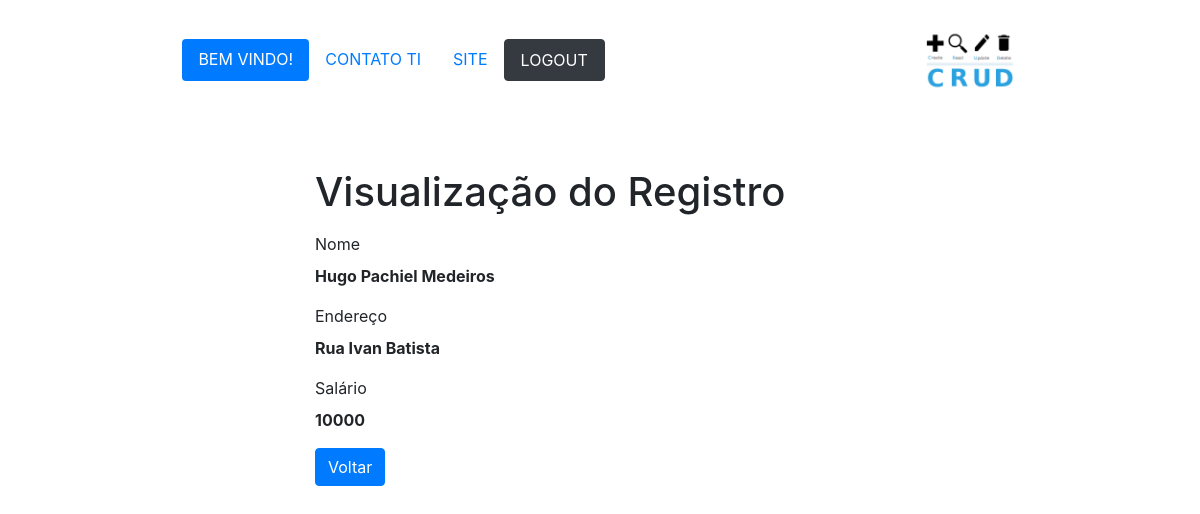
Page /CODIGOFONTE/crud/read.php?id=11 on the committed database.
### tables this page shows
CREATE TABLE IF NOT EXISTS `funcionarios` (
  `id` int NOT NULL AUTO_INCREMENT,
  `nome` varchar(100) NOT NULL,
  `endereco` varchar(200) NOT NULL,
  `salario` int NOT NULL,
  PRIMARY KEY (`id`)
);

### CODIGOFONTE/crud/read.php (the view, shortened to what this page needs)
<?php
if(isset($_GET["id"]) && !empty(trim($_GET["id"]))){
    require_once "config.php";
    $sql = "SELECT * FROM funcionarios WHERE id = ?";
    if($stmt = mysqli_prepare($link, $sql)){
        mysqli_stmt_bind_param($stmt, "i", $param_id);
        if(mysqli_stmt_execute($stmt)){
            $result = mysqli_stmt_get_result($stmt);
            if(mysqli_num_rows($result) == 1){
                $row = mysqli_fetch_array($result, MYSQLI_ASSOC);
            } else{
                header("location: error.php");
                exit();
            }
        } else{
            echo "Oops! Something went wrong. Please try again later.";
        }
    }
} else{
    header("location: error.php");
    exit();
}
?>
<!DOCTYPE html>
<html lang="pt-br">
<head>
    <link rel="stylesheet" href="https://stackpath.bootstrapcdn.com/bootstrap/4.5.2/css/bootstrap.min.css">
</head>
<body>
<header style="  display: flex;
    flex-direction: row;
    align-items: center;
    justify-content: space-around;
    padding: 24px;">
        <nav class="nav nav-pills nav-justified-content-center">
        <a class="nav-item nav-link active" href="#">BEM VINDO!</a>
        <a class="nav-item nav-link" href="#">CONTATO TI</a>
        <a class="nav-item nav-link" href="#">SITE</a>
        <a class="nav-item nav-link btn btn-dark" href="#">LOGOUT</a>
        </nav>
        <img style="height: 72px" src="CRUD.png">
    </header>
    <div class="wrapper">
        <div class="container-fluid">
            <div class="row">
                <div class="col-md-12">
                    <h1 class="mt-5 mb-3">Visualização do Registro</h1>
                    <div class="form-group">
                        <label>Nome</label>
                        <p><b><?php echo $row["nome"]; ?></b></p>
                    </div>
                    <div class="form-group">
                        <label>Endereço</label>
                        <p><b><?php echo $row["endereco"]; ?></b></p>
                    </div>
                    <div class="form-group">
                        <label>Salário</label>
                        <p><b><?php echo $row["salario"]; ?></b></p>
                    </div>
                    <p><a href="index.php" class="btn btn-primary">Voltar</a></p>
                </div>
            </div>
        </div>
    </div>
</body>
</html>

### CODIGOFONTE/crud/read.php (style rules this page uses)
.wrapper { width: 600px; margin: 0 auto; }

### rows in the picture
funcionarios: nome "Hugo Pachiel Medeiros", endereco "Rua Ivan Batista", salario "10000"
